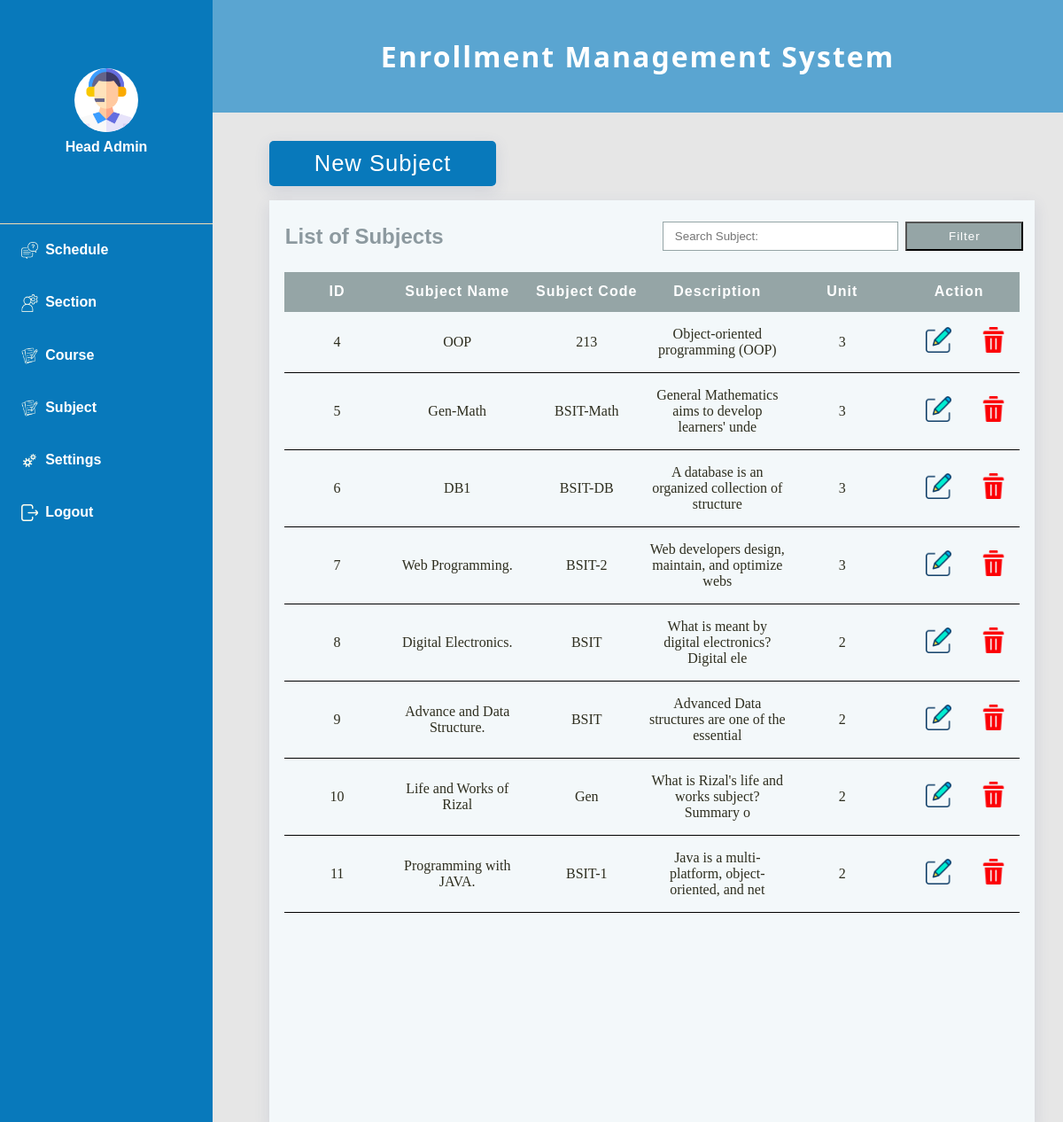
The app's page /Head_admin/Subject/subject.php (signed in) with its own data.
### tables this page shows
CREATE TABLE `tbl_subject` (
  `subject_id` int(11) NOT NULL,
  `subject_name` varchar(50) NOT NULL,
  `subject_code` varchar(50) NOT NULL,
  `subject_description` varchar(50) NOT NULL,
  `subject_unit` varchar(50) NOT NULL
);

### Connection/connection.php (called while the page is built, shortened)
<?php
class DatabaseConnection {
    private $host = "localhost";
    private $dbname = "enrollment_system";
    private $username = "root";
    private $password = "";
    public function __construct() {
        try {
            $this->conn = new PDO("mysql:host={$this->host};dbname={$this->dbname}",$this->username, $this->password);
        } catch (PDOException $erro) {
                echo "Connection failed: " . $erro->getMessage();
        }
    }
}
?>

### Head_admin/Subject/subject_backend.php (called while the page is built, shortened)
<?php
include "../../Connection/connection.php";
class Subject extends DatabaseConnection{
    public function Show_Subject(){
        $show_course = "SELECT * FROM `tbl_subject`";
        $stmt = $this->conn->prepare($show_course);
        $stmt->execute();
        $data = $stmt->fetchAll(PDO::FETCH_ASSOC);
        return $data;
        $this->conn = null;
    }
}
?>

### Head_admin/Subject/subject-content.php (the view, shortened to what this page needs)
<?php
include "subject_backend.php";
$subject_list = new Subject();
$result_list  = $subject_list->Show_Subject();
?>
<div class="admission-application-container">
    <div class="sub-admission-container">
        <div class="admission-header">
            <label for=""><a href="#" onclick="open_course()">New Subject</a>
        </div>
        <div class="admission-content">
            <div class="admission-content-header">
                <div class="label-container">
                    <label for="">List of Subjects</label>
                </div>
                <form action="inquiry.php" method="POST">
                    <input type="text" name="search_name" placeholder="Search Subject: ">
                    <button type="submit" name="src-submit">Filter</button>
                </form>
            </div>
            <div class="admission-content-body">
                <table>
                    <thead>
                        <tr>
                            <th>ID</th>
                            <th >Subject Name</th>
                            <th >Subject Code</th>
                            <th >Description</th>
                            <th >Unit</th>
                            <th>Action</th>
                        </tr>
                    </thead>
                    <?php foreach($result_list as $data){?>
                    <tbody>
                        <tr>
                            <td><?php echo $data['subject_id']; ?></td>
                            <td><?php echo $data['subject_name']; ?></td>
                            <td><?php echo $data['subject_code']; ?></td>
                            <td><?php echo $data['subject_description']; ?></td>
                            <td><?php echo $data['subject_unit']; ?></td>
                            <td>
                                <a href="#" onclick="update_subject(
                                '<?php echo $data['subject_id']; ?>',
                                '<?php echo $data['subject_name']; ?>',
                                '<?php echo $data['subject_code']; ?>',
                                '<?php echo $data['subject_description']; ?>',
                                '<?php echo $data['subject_unit']; ?>'
                                )">
                                <img class="act-icons" src="../../Icons/edit.png" alt="" srcset=""></a>
                                <a href="subject.php?subject_id=<?php echo $data['subject_id']; ?>"><img class="act-icons" src="../../Icons/delete.png" alt="" srcset=""></a>
                            </td>
                        </tr>
                    </tbody>
                    <?php  } ?>
                </table>
            </div>
        </div>
    </div>
</div>

### Head_admin/Subject/subject.php (shortened to what this page needs)
<!DOCTYPE html>
<html>
<head>
    <link rel="stylesheet" href="../Layout/Layout.css">
    <link rel="stylesheet" href="../sidebar/sidebar.css">
    <link rel="stylesheet" href="subject.css">
<body>
    <div class="main-container">
        <div class="sidebar">
            <?php require_once "../sidebar/sidebar.php" ?>
        </div>
        <div class="header-content">
            <div class="header">
                <p>Enrollment Management System</p>
            </div>
            <div class="content">
                <?php include "subject-content.php"; ?>
            </div>
        </div>
    </div>
</body>
</html>

### Head_admin/sidebar/sidebar.php (shortened to what this page needs)
<div class="sidebar-container">
    <div class="sidebar-header">
        <img id="user-icons" src="../../Icons/admin.png" alt="">
        <p id="user_email">Head Admin</p>
    </div>
    <div class="sidebar-content">
        <ul >
            <li><a href="../Schedule/schedule.php"><img class="nav-icons" src="../../Icons/conversation.png" >Schedule</a></li>
            <li><a href="../Section/section.php"><img class="nav-icons" src="../../Icons/skills.png" >Section</a></li>
            <li><a href="../Course/course.php"><img class="nav-icons" src="../../Icons/copy-writing.png" >Course</a></li>
            <li><a href="../Subject/subject.php"><img class="nav-icons" src="../../Icons/copy-writing.png" >Subject</a></li>
            <li><a href="../Setting/setting.php"><img class="nav-icons" src="../../Icons/setting.png" >Settings</a></li>
            <li><a href="../../User_Entry/Logout.php?id=<?php echo $_SESSION['id'] ?>"><img class="nav-icons" src="../../Icons/exit.png" >Logout</a></li>
        </ul>
    </div>
</div>

### Head_admin/Layout/Layout.css (style rules this page uses)
* { box-sizing: border-box; margin: 0; padding: 0; }
html,body { height: 100%; width: 100%; }
.main-container { position: relative; height: 100%; width: 100%; display: flex; flex-direction: row; overflow: hidden; }
.sidebar { position: relative; width: 20%; height: 100%; background-color: #0879BB; }
.header-content { position: relative; width: 80%; height: 100%; background-color:white; display: flex; flex-direction: column; }
.header { height: 10%; width: 100%; background-color: #5AA5D1; display: flex; justify-content: center; align-items: center; }
.header > p { font-size: 2em; color: white; letter-spacing: 2px; font-family: 'Segoe UI', Tahoma, Geneva, Verdana, sans-serif; font-weight: bolder; }
.content { height: 90%; width: 100%; background-color:#F9FAFC; }

### Head_admin/sidebar/sidebar.css (style rules this page uses)
.sidebar-container { height: 100%; width: 100%; display: flex; flex-direction: column; }
.sidebar-header { height: 20%; width: 100%; display: flex; justify-content: center; align-items: center; border-bottom: .5px solid wheat; display: flex; flex-direction: column; gap: .5em; }
#user-icons { height: 4.5em; width: 4.5em; border-radius: 50%; background-color: white; }
#user_email { font-family: 'Gill Sans', 'Gill Sans MT', Calibri, 'Trebuchet MS', sans-serif; letter-spacing: normal; color: white; font-size: 1em; font-weight: bolder; }
.sidebar-content { height: 80%; width: 100%; }
.sidebar-content > ul li { display: flex; flex-direction: column; padding: 20px 0; }
.sidebar-content > ul > li > a { font-weight: bold; color:white; font-size: 1em; text-decoration: none; display: flex; font-family: 'Gill Sans', 'Gill Sans MT', Calibri, 'Trebuchet MS', sans-serif; margin-left: .5em; }
.nav-icons { height: 1.2em; margin: 0 .5em 0 1em; filter: invert(100%) sepia(100%) saturate(100%) hue-rotate(0deg); }

### records on screen
tbl_subject: subject_id "4", subject_name "OOP", subject_code "213", subject_description "Object-oriented programming (OOP)", subject_unit "3"
tbl_subject: subject_id "5", subject_name "Gen-Math", subject_code "BSIT-Math", subject_description "General Mathematics aims to develop learners' unde", subject_unit "3"
tbl_subject: subject_id "6", subject_name "DB1", subject_code "BSIT-DB", subject_description "A database is an organized collection of structure", subject_unit "3"
tbl_subject: subject_id "7", subject_name "Web Programming.", subject_code "BSIT-2", subject_description "Web developers design, maintain, and optimize webs", subject_unit "3"
tbl_subject: subject_id "8", subject_name "Digital Electronics.", subject_code "BSIT", subject_description "What is meant by digital electronics? Digital ele", subject_unit "2"
tbl_subject: subject_id "9", subject_name "Advance and Data Structure.", subject_code "BSIT", subject_description "Advanced Data structures are one of the essential", subject_unit "2"
tbl_subject: subject_id "10", subject_name "Life and Works of Rizal", subject_code "Gen", subject_description "What is Rizal's life and works subject? Summary o", subject_unit "2"
tbl_subject: subject_id "11", subject_name "Programming with JAVA.", subject_code "BSIT-1", subject_description "Java is a multi-platform, object-oriented, and net", subject_unit "2"
